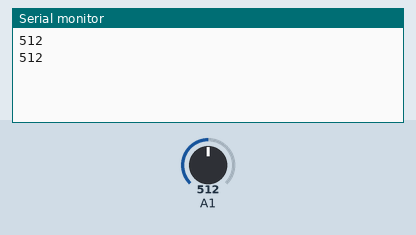
The sketch below on a simulated Arduino Uno, built with avr-gcc and run on an emulated ATmega328P. Shown: the last lines printed to the serial monitor. The inputs (shaded band) are chosen by the test bench; at power-on: A1 = 512.

Above: at 5.8 s.
5.9 s: A1 set to 716
At 11.3 s:
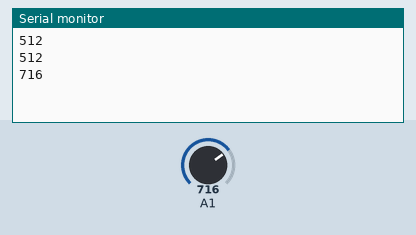
11.9 s: A1 set to 900
At 16.3 s:
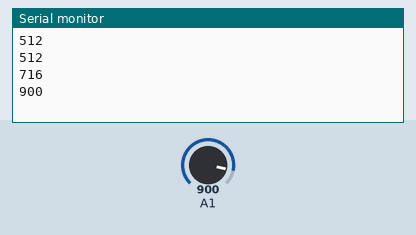
Timing chart, 0 to 17.8 s (numbered marks = the images above; inputs shaded):
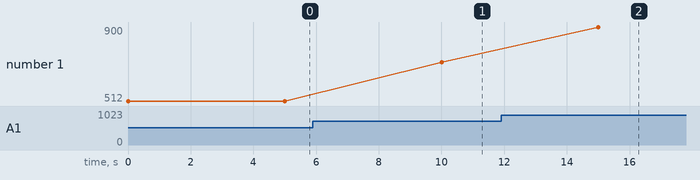

The sketch:

LEDtesuto.ino
```cpp
void setup() {
  // put your setup code here, to run once:
  Serial.begin(9600);
}

void loop() {
  // put your main code here, to run repeatedly:
  int val=0;
  val=analogRead(1);
  Serial.println(val);
  delay(5000);//5000ms=5秒　ごとに送信。【注意】サーバーに負荷がかかるので5000より小さい値は設定しないでください。
//実装する際は可能な限り大きな数字にしてください。
}
```

Measured:
- after the input at 5.9 s, the serial monitor: prints a new line after 4.1 s (image 1)
- after the input at 11.9 s, the serial monitor: prints a new line after 3.1 s (image 2)
- plotted number 1: 512 → 716 after the input at 5.9 s, 716 → 900 after the input at 11.9 s
